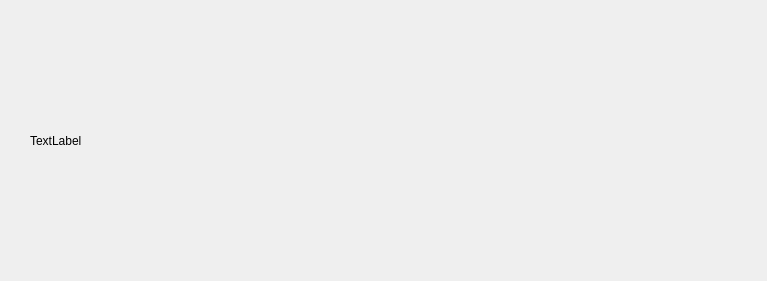
<?xml version="1.0" encoding="UTF-8"?>
<ui version="4.0">
 <class>PicDialog</class>
 <widget class="QDialog" name="PicDialog">
  <property name="geometry">
   <rect>
    <x>0</x>
    <y>0</y>
    <width>767</width>
    <height>281</height>
   </rect>
  </property>
  <property name="windowTitle">
   <string>Dialog</string>
  </property>
  <widget class="QLabel" name="label">
   <property name="geometry">
    <rect>
     <x>30</x>
     <y>20</y>
     <width>721</width>
     <height>241</height>
    </rect>
   </property>
   <property name="text">
    <string>TextLabel</string>
   </property>
  </widget>
 </widget>
 <resources/>
 <connections/>
</ui>
